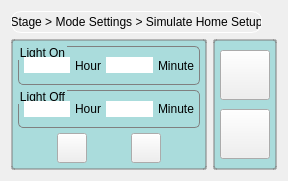
<?xml version="1.0" encoding="UTF-8"?>
<ui version="4.0">
 <class>SimulateHomeSettings</class>
 <widget class="QWidget" name="SimulateHomeSettings">
  <property name="geometry">
   <rect>
    <x>0</x>
    <y>0</y>
    <width>288</width>
    <height>181</height>
   </rect>
  </property>
  <property name="sizePolicy">
   <sizepolicy hsizetype="Preferred" vsizetype="MinimumExpanding">
    <horstretch>0</horstretch>
    <verstretch>0</verstretch>
   </sizepolicy>
  </property>
  <property name="windowTitle">
   <string>Form</string>
  </property>
  <property name="styleSheet">
   <string notr="true">QLabel#titleLabel {
	padding-width-left:5px;
	padding-width-right:5px;
	border: 1px solid white;
	border-radius: 10px;
	min-width: 100px;
	min-height: 20px;
}

QLabel#statusLabel {
	background-color: white;
}

 QComboBox {
	selection-background-color: transparent;
	selection-color: black;
}

 QGroupBox {
     border: 1px solid gray;
     border-radius: 5px;
 }
QGroupBox::title {
     subcontrol-origin: margin;
     subcontrol-position: top left; /* position at the top center */
 }

QFrame#frame_1,#frame_2  {
	border: 2px solid rgb(125, 125, 125, 50%);
	border-radius: 3px;
	background-color:rgb(100, 200, 200, 50%);
}

QFrame#frame_1 QPushButton {
	min-width: 48px;
	min-height: 48px;
	max-width: 48px;
	max-height: 48px;
	border-image: url(:/Hac/round-button.png);
}

QFrame#frame_2 QPushButton {
	min-width: 28px;
	min-height: 28px;
	max-width: 28px;
	max-height: 28px;
	border-image: url(:/Hac/round-button-small.png);
}


QPushButton#upButton {
	image: url(:/Hac/up-arrow-black.png);
}
QPushButton#upButton:pressed {
	image: url(:/Hac/up-arrow-red.png);
}
QPushButton#downButton {
	image: url(:/Hac/down-arrow-black.png);
}
QPushButton#downButton:pressed {
	image: url(:/Hac/down-arrow-red.png);
}


QPushButton#startButton {
	image: url(:/Hac/right-arrow-black.png);
}
QPushButton#startButton:pressed {
	image: url(:/Hac/right-arrow-red.png);
}
QPushButton#stopButton {
	image: url(:/Hac/stop.png);
}
QPushButton#stopButton:pressed {
	image: url(:/Hac/stop.png);
}

QSpinBox {
	margin: 1px;
	selection-background-color: transparent;
	text: black;
	selection-color: black;
	font: normal 15px;
	border: 1px solid black;
	padding-width-right: 40px;
}

QSpinBox::up-button {
	subcontrol-origin: border;
    subcontrol-position: right center;
	width: 20px;
	height: 20px;
}

QSpinBox:up-arrow {
     image: url(:/Hac/up-arrow-black.png);
     width: 20px;
     height: 20px;
}
QSpinBox::up-arrow:pressed {
     image: url(:/Hac/up-arrow-red.png);
}


QSpinBox::down-button {
    subcontrol-origin: border;
    subcontrol-position: right center;
	left: -20px;
	width: 20px;
	height: 20px;
}

QSpinBox::down-arrow {
     image: url(:/Hac/down-arrow-black.png);
     width: 20px;
     height: 20px;
}
QSpinBox::down-arrow:pressed {
     image: url(:/Hac/down-arrow-red.png);
}


</string>
  </property>
  <layout class="QGridLayout" name="gridLayout_3">
   <item row="0" column="0" colspan="2">
    <layout class="QHBoxLayout" name="horizontalLayout">
     <item>
      <widget class="QLabel" name="titleLabel">
       <property name="text">
        <string>Stage &gt; Mode Settings &gt; Simulate Home Setup</string>
       </property>
       <property name="alignment">
        <set>Qt::AlignCenter</set>
       </property>
      </widget>
     </item>
     <item>
      <spacer name="horizontalSpacer">
       <property name="orientation">
        <enum>Qt::Horizontal</enum>
       </property>
       <property name="sizeHint" stdset="0">
        <size>
         <width>18</width>
         <height>19</height>
        </size>
       </property>
      </spacer>
     </item>
    </layout>
   </item>
   <item row="1" column="0">
    <widget class="QFrame" name="frame_2">
     <property name="sizePolicy">
      <sizepolicy hsizetype="Expanding" vsizetype="Expanding">
       <horstretch>0</horstretch>
       <verstretch>0</verstretch>
      </sizepolicy>
     </property>
     <property name="frameShape">
      <enum>QFrame::StyledPanel</enum>
     </property>
     <property name="frameShadow">
      <enum>QFrame::Raised</enum>
     </property>
     <layout class="QGridLayout" name="gridLayout_2">
      <property name="margin">
       <number>5</number>
      </property>
      <property name="spacing">
       <number>5</number>
      </property>
      <item row="0" column="0" colspan="5">
       <widget class="QGroupBox" name="groupBox">
        <property name="title">
         <string>Light On</string>
        </property>
        <property name="alignment">
         <set>Qt::AlignCenter</set>
        </property>
        <layout class="QHBoxLayout" name="horizontalLayout_2">
         <property name="spacing">
          <number>5</number>
         </property>
         <property name="margin">
          <number>5</number>
         </property>
         <item>
          <widget class="HacLineEdit" name="lightOnHourLineEdit">
           <property name="frame">
            <bool>false</bool>
           </property>
          </widget>
         </item>
         <item>
          <widget class="QLabel" name="label_2">
           <property name="text">
            <string>Hour</string>
           </property>
          </widget>
         </item>
         <item>
          <widget class="HacLineEdit" name="lightOnMinuteLineEdit">
           <property name="frame">
            <bool>false</bool>
           </property>
          </widget>
         </item>
         <item>
          <widget class="QLabel" name="label">
           <property name="text">
            <string>Minute</string>
           </property>
          </widget>
         </item>
        </layout>
       </widget>
      </item>
      <item row="1" column="0" colspan="5">
       <widget class="QGroupBox" name="groupBox_2">
        <property name="title">
         <string>Light Off</string>
        </property>
        <property name="alignment">
         <set>Qt::AlignHCenter|Qt::AlignTop</set>
        </property>
        <layout class="QHBoxLayout" name="horizontalLayout_3">
         <property name="spacing">
          <number>5</number>
         </property>
         <property name="margin">
          <number>5</number>
         </property>
         <item>
          <widget class="HacLineEdit" name="lightOffHourLineEdit">
           <property name="frame">
            <bool>false</bool>
           </property>
          </widget>
         </item>
         <item>
          <widget class="QLabel" name="label_4">
           <property name="text">
            <string>Hour</string>
           </property>
          </widget>
         </item>
         <item>
          <widget class="HacLineEdit" name="lightOffMinuteLineEdit">
           <property name="frame">
            <bool>false</bool>
           </property>
          </widget>
         </item>
         <item>
          <widget class="QLabel" name="label_3">
           <property name="text">
            <string>Minute</string>
           </property>
          </widget>
         </item>
        </layout>
       </widget>
      </item>
      <item row="2" column="0">
       <spacer name="horizontalSpacer_2">
        <property name="orientation">
         <enum>Qt::Horizontal</enum>
        </property>
        <property name="sizeHint" stdset="0">
         <size>
          <width>36</width>
          <height>20</height>
         </size>
        </property>
       </spacer>
      </item>
      <item row="2" column="1">
       <widget class="QPushButton" name="downButton">
        <property name="focusPolicy">
         <enum>Qt::NoFocus</enum>
        </property>
        <property name="autoRepeat">
         <bool>true</bool>
        </property>
       </widget>
      </item>
      <item row="2" column="2">
       <spacer name="horizontalSpacer_4">
        <property name="orientation">
         <enum>Qt::Horizontal</enum>
        </property>
        <property name="sizeHint" stdset="0">
         <size>
          <width>35</width>
          <height>20</height>
         </size>
        </property>
       </spacer>
      </item>
      <item row="2" column="3">
       <widget class="QPushButton" name="upButton">
        <property name="focusPolicy">
         <enum>Qt::NoFocus</enum>
        </property>
        <property name="autoRepeat">
         <bool>true</bool>
        </property>
       </widget>
      </item>
      <item row="2" column="4">
       <spacer name="horizontalSpacer_3">
        <property name="orientation">
         <enum>Qt::Horizontal</enum>
        </property>
        <property name="sizeHint" stdset="0">
         <size>
          <width>36</width>
          <height>20</height>
         </size>
        </property>
       </spacer>
      </item>
     </layout>
    </widget>
   </item>
   <item row="1" column="1">
    <widget class="QFrame" name="frame_1">
     <property name="frameShape">
      <enum>QFrame::Box</enum>
     </property>
     <property name="frameShadow">
      <enum>QFrame::Plain</enum>
     </property>
     <layout class="QGridLayout" name="gridLayout">
      <property name="margin">
       <number>5</number>
      </property>
      <property name="spacing">
       <number>5</number>
      </property>
      <item row="0" column="0">
       <widget class="QPushButton" name="startButton"/>
      </item>
      <item row="1" column="0">
       <widget class="QPushButton" name="stopButton"/>
      </item>
     </layout>
    </widget>
   </item>
  </layout>
 </widget>
 <customwidgets>
  <customwidget>
   <class>HacLineEdit</class>
   <extends>QLineEdit</extends>
   <header>haclineedit.h</header>
  </customwidget>
 </customwidgets>
 <resources>
  <include location="../res/hac.qrc"/>
 </resources>
 <connections/>
</ui>
